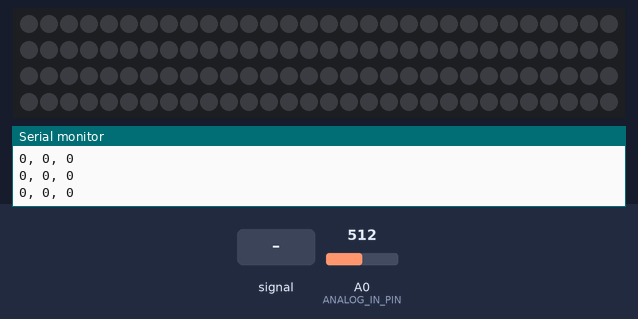
Bench run of a program on a simulated Arduino Nano 33 BLE. Parts: 120 RGB LEDs in strip order, left to right, continuing on the next row, the last lines printed to the serial monitor. Inputs (shaded band) come from the test bench; at power-on: A0 (ANALOG_IN_PIN) = 512. Dim RGB values are drawn brighter than linear.

Above: at 1.3 s.
1.4 s: A0 (ANALOG_IN_PIN) fed a 200 Hz sine of ±81 counts around its level
At 1.87 s:
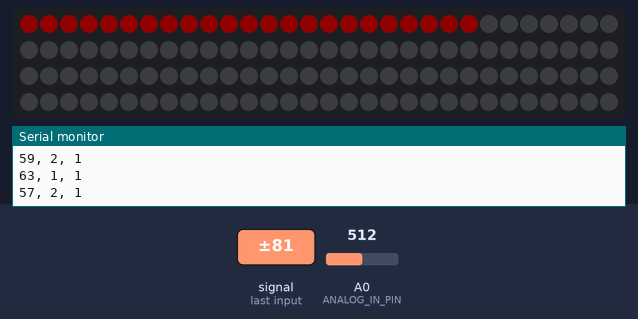
3.8 s: A0 (ANALOG_IN_PIN) fed a 1000 Hz sine of ±255 counts around its level
At 4.02 s:
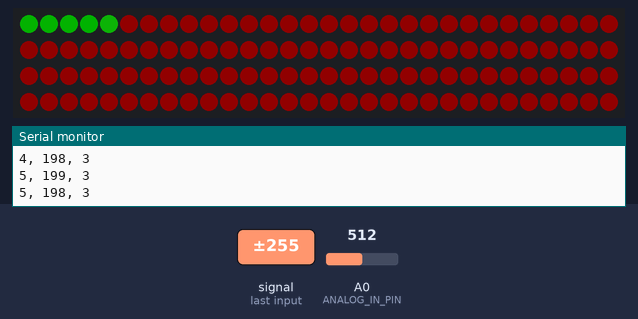
6.2 s: A0 (ANALOG_IN_PIN) set to 716
At 6.47 s:
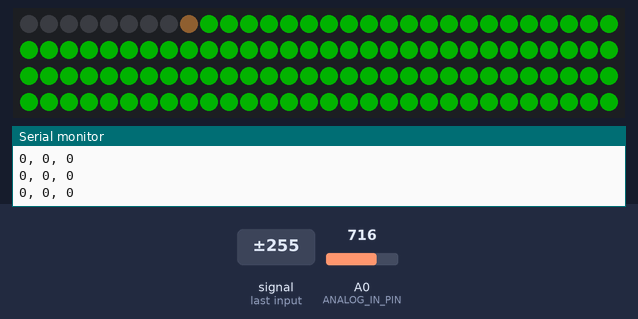
9.0 s: A0 (ANALOG_IN_PIN) fed a 1000 Hz sine of ±255 counts around its level
At 9.47 s:
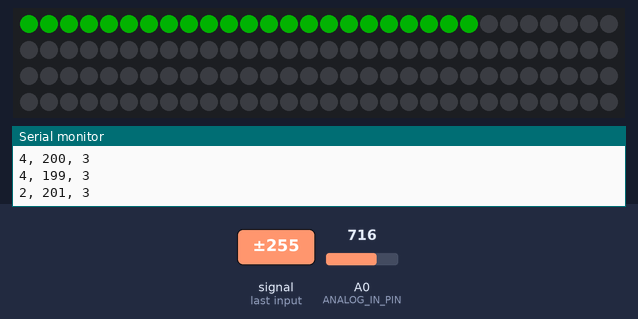
11.4 s: A0 (ANALOG_IN_PIN) fed a 2 Hz sine of ±306 counts around its level
At 11.92 s:
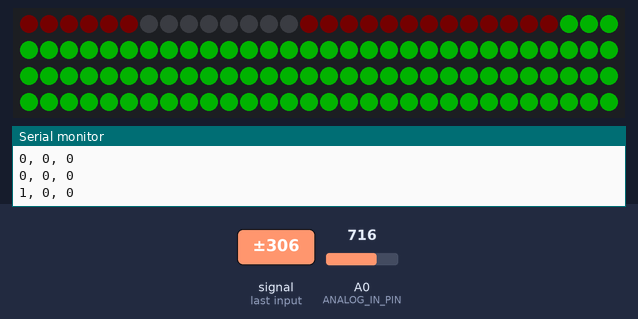
14.1 s: A0 (ANALOG_IN_PIN) set to 900
At 14.38 s:
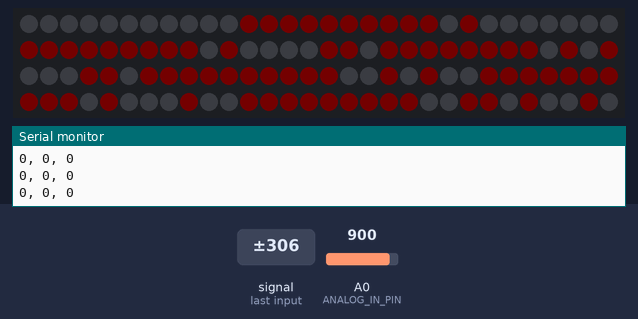
Timing chart, 0 to 17.0 s (numbered marks = the images above; inputs shaded):
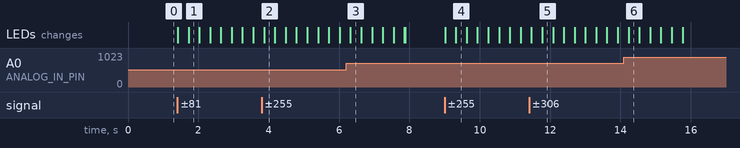

Measured:
- after the input at 1.4 s, the LEDs: first change at once (image 1 shows a later state)
- after the input at 3.8 s, the LEDs: change after 0.07 s (image 2)
- after the input at 6.2 s, the LEDs: change after 0.12 s (image 3)
- after the input at 9.0 s, the LEDs: first change at once (image 4 shows a later state)
- after the input at 11.4 s, the LEDs: first change after 0.07 s (image 5 shows a later state)

The program:

main.cpp
```cpp
#include <Arduino.h>
#include <math.h>
#include <arduinoFFT.h>
#include <Adafruit_NeoPixel.h>

#define ANALOG_IN_PIN A0
#define SAMPLE_SIZE 64
#define SAMPLING_FREQ 100000
#define PREXRES 32
#define XRES 3

//DEBUG
#define SCL_INDEX 0x00
#define SCL_TIME 0x01
#define SCL_FREQUENCY 0x02
#define SCL_PLOT 0x03
//DEBUG

#define LED_PIN    6
#define LED_COUNT  120

double vReal[SAMPLE_SIZE];
double vImag[SAMPLE_SIZE];
double freqSpec[PREXRES];
double freqSpecTwo[XRES];
int colorSpec[XRES];
arduinoFFT FFT = arduinoFFT(vReal, vImag, SAMPLE_SIZE, SAMPLING_FREQ);

uint32_t colorArray[LED_COUNT];
Adafruit_NeoPixel strip(LED_COUNT, LED_PIN, NEO_GRB + NEO_KHZ800);

// Function Declaration
void PrintVector(double *vData, uint16_t bufferSize, uint8_t scaleType);
void pushColor(uint8_t r, uint8_t g, uint8_t b);

void setup() {
    Serial.begin(9600);

    analogReference(AR_INTERNAL2V4);

    strip.begin();
    strip.show();
    strip.setBrightness(75);

    delay(100);
}

void loop() {

    for(int i = 0; i < SAMPLE_SIZE; i++) {
        // 493 is equivalent to 1.59V, which was introduced before ADC
        int input = analogRead(ANALOG_IN_PIN) - 493;

        vReal[i] = input / 8;
        vImag[i] = 0;
    }

    FFT.DCRemoval();
    FFT.Windowing(FFT_WIN_TYP_HAMMING, FFT_FORWARD);
    FFT.Compute(FFT_FORWARD);
    FFT.ComplexToMagnitude();

    int step = (SAMPLE_SIZE / 2) / PREXRES;
    for(int i = 0; i < (SAMPLE_SIZE / 2); i += step)
    {
        int c = i / step;
        freqSpec[c] = 0;
        for (int k = 0 ; k < step ; k++) {
            freqSpec[c] += vReal[i+k];
        }
        freqSpec[c] = freqSpec[c] / step;
    }

    // Frequency is divided into PREXRES steps from 0Hz - 48000Hz (1500Hz each step) in the above loop, giving freqSpec[PREXRES]
    // Its then further divided below into XRES section from 1500Hz - 19500Hz (6000Hz), giving freqSpecTwo[XRES]
    // Then, each section is feed as the R,G,B parameter to make up a color
    for(int i = 1; i < 13; i += 4)
    {
        int c = (i - 1) / 4;
        freqSpecTwo[c] = 0;
        for (int k = 0; k < 4; k++)
        {
            freqSpecTwo[c] += freqSpec[i+k];
        }
        // 5 is chosen arbritarily to scale down the magnitude representing each frequency sections to fit 0-255
        colorSpec[c] = (int)(freqSpecTwo[c] / 5);
    }
    pushColor(colorSpec[0], colorSpec[1], colorSpec[2]);

    //DEBUG
    Serial.print(colorSpec[0]);
    Serial.print(", ");
    Serial.print(colorSpec[1]);
    Serial.print(", ");
    Serial.println(colorSpec[2]);
    //DEBUG
}

    void pushColor(uint8_t r, uint8_t g, uint8_t b) {
    for(int i = LED_COUNT - 1; i > 0; i--) {
        colorArray[i] = colorArray[i-1];
        strip.setPixelColor(i, colorArray[i]);
    }

    colorArray[0] = strip.Color(r, g, b);
    strip.setPixelColor(0, colorArray[0]);
    strip.show();
    }

//DEBUG
void PrintVector(double *vData, uint16_t bufferSize, uint8_t scaleType)
{
    for (uint16_t i = 0; i < bufferSize; i++)
    {
        double abscissa;
        /* Print abscissa value */
        switch (scaleType)
        {
            case SCL_INDEX:
                abscissa = (i * 1.0);
                break;
            case SCL_TIME:
                abscissa = ((i * 1.0) / SAMPLING_FREQ);
                break;
            case SCL_FREQUENCY:
                abscissa = ((i * 1.0 * SAMPLING_FREQ) / SAMPLE_SIZE);
                break;
        }
        Serial.print(abscissa, 6);
        if(scaleType == SCL_FREQUENCY)
            Serial.print("Hz");
        Serial.print(" ");
        Serial.println(vData[i], 4);
    }
    Serial.println();
}
//DEBUG
```
